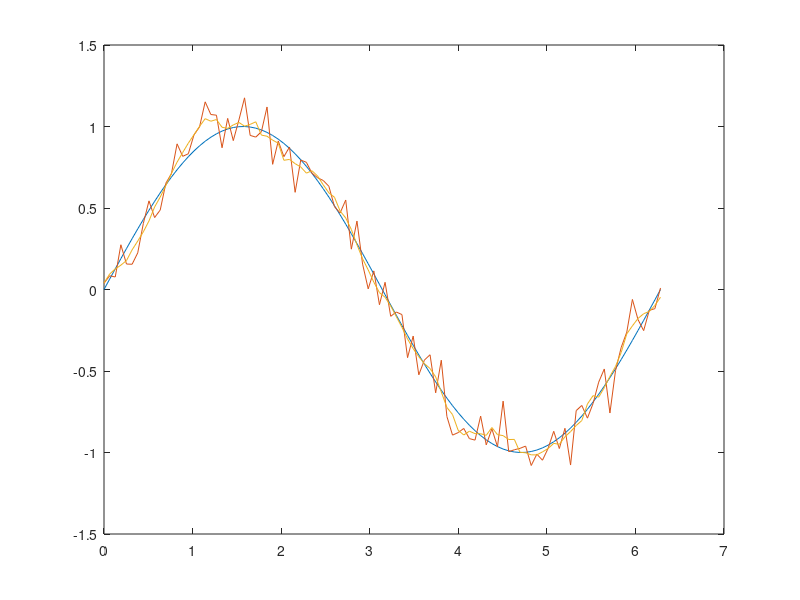
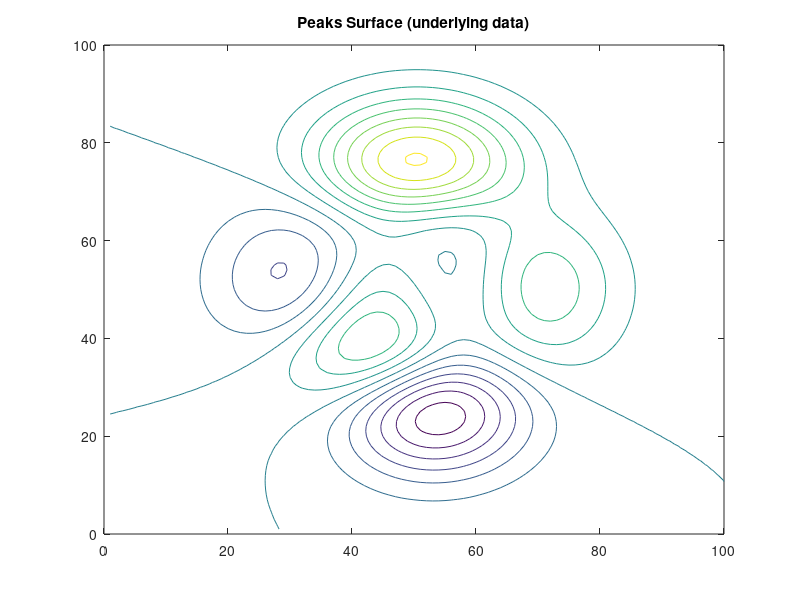
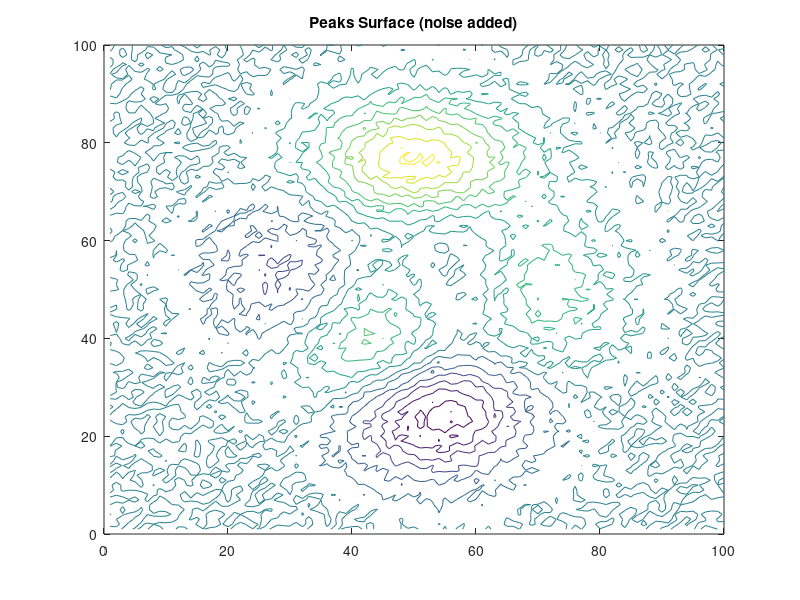
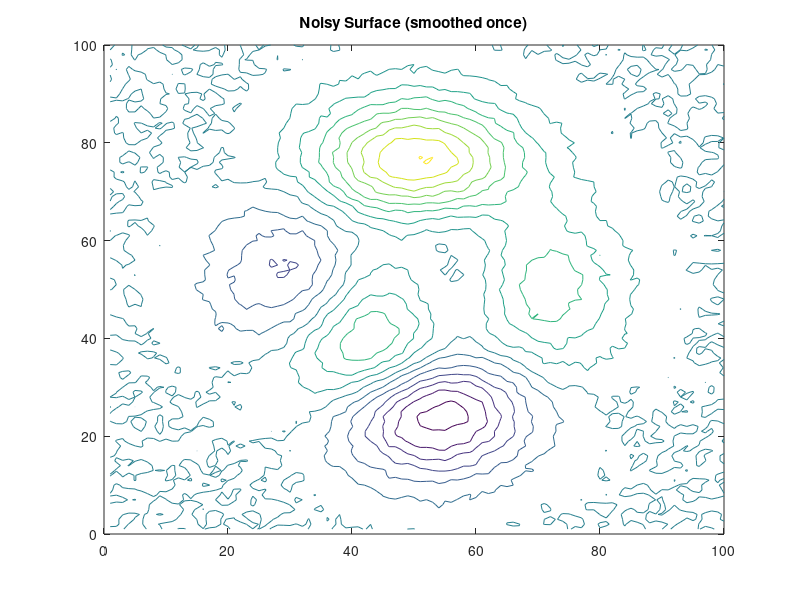

These charts were generated, in order, by the following MATLAB code: (Note: this script raises an error after producing the figures.)
# 3.0

x = linspace(0, 2*pi);
y = sin(x);
noise = randn(1,numel(x)) * 0.1;
ynoise = y+noise;

plot(x,y,x, ynoise);

window = 5;
mesh = ones(1,window) / window;
c = conv(ynoise, mesh, 'same');

plot(x,y,x,ynoise,x,c);

# 4.0

################# Exercise 1

a = randn(100,100); 	# 100x100 matrix of normally distributed numbers
# mesh(a);		# 3D plot
s = [1 2 1; 0 0 0; -1 -2 -1];
a = rand(3)
b = rand(4)
#print('same')

conv2(a,s,'same')

#print('full')

conv2(b,s,'full')

#print('valid')

conv2(b,s,'valid')


################# Exercise 2

Z = peaks(100);
clevels = -7:1:10; % contour levels for all plots

figure
contour(Z,clevels)
axis([0,100,0,100])
title('Peaks Surface (underlying data)')

ZN = Z + rand(100) - .5;

figure
contour(ZN,clevels)
axis([0,100,0,100])
title('Peaks Surface (noise added)')

F = [.05 .1 .05; .1 .4 .1; .05 .1 .05];
ZC = conv2(ZN,F,'same');

figure
contour(ZC, clevels)
axis([0,100,0,100])
title('Noisy Surface (smoothed once)')


################# Exercise 3

I = imread('deblurring3.gif');
I2= conv2(I, fspecial('gaussian',50,100) , 'same');
imshow(I2,[])

I = imread ("deblurring3.gif");
S = conv2 (I, ones (5, 5) / 25, "same");
imshow(S,[])

I = imread ("deblurring3.gif");
S = conv2 (I, fspecial("sobel"), "same");
imshow(S,[])


################ Exercise 4

c = padarray(fspecial("sobel"),[4 4]);
mesh(c)



